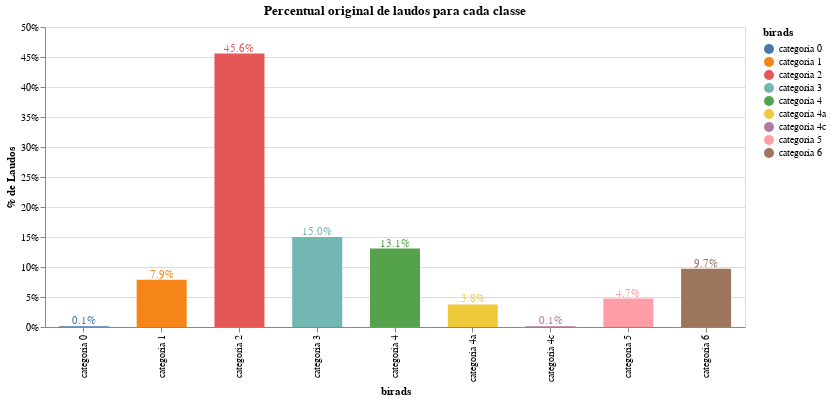

This figure's notebook cell:
### Markdown cell above
### OBSERVANDO DISTRIBUIÇÃO POR CLASSES

### Code cell
#Verificando percentuais de laudos por classes
df2 = pd.DataFrame(texto_birads.groupby('birads').count()['texto_do_laudo_3']).reset_index()

bars = alt.Chart(df2).mark_bar(size=50).encode(
    x=alt.X('birads'),
    y=alt.Y('PercentOfTotal:Q', axis=alt.Axis(format='.0%', title='% de Laudos')),
    color='birads'
).transform_window(
    TotalArticles='sum(texto_do_laudo_3)',
    frame=[None, None]
).transform_calculate(
    PercentOfTotal="datum.texto_do_laudo_3 / datum.TotalArticles"
)

text = bars.mark_text(
    align='center',
    baseline='bottom',
).encode(
    text=alt.Text('PercentOfTotal:Q', format='.1%')
)

(bars + text).interactive().properties(
    height=300, 
    width=700,
    title = "Percentual original de laudos para cada classe",
)

### Figure 1 — Vega-Lite specification as saved in the notebook (floating-point values rounded to 4 significant figures)
{"config": {"view": {"continuousWidth": 400, "continuousHeight": 300}}, "layer": [{"mark": {"type": "bar", "size": 50}, "encoding": {"color": {"field": "birads", "type": "nominal"}, "x": {"field": "birads", "type": "nominal"}, "y": {"axis": {"format": ".0%", "title": "% de Laudos"}, "field": "PercentOfTotal", "type": "quantitative"}}, "selection": {"selector002": {"type": "interval", "bind": "scales", "encodings": ["x", "y"]}}, "transform": [{"window": [{"op": "sum", "field": "texto_do_laudo_3", "as": "TotalArticles"}], "frame": [null, null]}, {"calculate": "datum.texto_do_laudo_3 / datum.TotalArticles", "as": "PercentOfTotal"}]}, {"mark": {"type": "text", "align": "center", "baseline": "bottom"}, "encoding": {"color": {"field": "birads", "type": "nominal"}, "text": {"field": "PercentOfTotal", "format": ".1%", "type": "quantitative"}, "x": {"field": "birads", "type": "nominal"}, "y": {"axis": {"format": ".0%", "title": "% de Laudos"}, "field": "PercentOfTotal", "type": "quantitative"}}, "transform": [{"window": [{"op": "sum", "field": "texto_do_laudo_3", "as": "TotalArticles"}], "frame": [null, null]}, {"calculate": "datum.texto_do_laudo_3 / datum.TotalArticles", "as": "PercentOfTotal"}]}], "data": {"name": "data-de74a68ae4627d3d571582c9c26a612a"}, "height": 300, "title": "Percentual original de laudos para cada classe", "width": 700, "$schema": "https://vega.github.io/schema/vega-lite/v4.17.0.json", "datasets": {"data-de74a68ae4627d3d571582c9c26a612a": [{"birads": "categoria 0", "texto_do_laudo_3": 10}, {"birads": "categoria 1", "texto_do_laudo_3": 586}, {"birads": "categoria 2", "texto_do_laudo_3": 3387}, {"birads": "categoria 3", "texto_do_laudo_3": 1115}, {"birads": "categoria 4", "texto_do_laudo_3": 971}, {"birads": "categoria 4a", "texto_do_laudo_3": 280}, {"birads": "categoria 4c", "texto_do_laudo_3": 9}, {"birads": "categoria 5", "texto_do_laudo_3": 352}, {"birads": "categoria 6", "texto_do_laudo_3": 723}]}}
